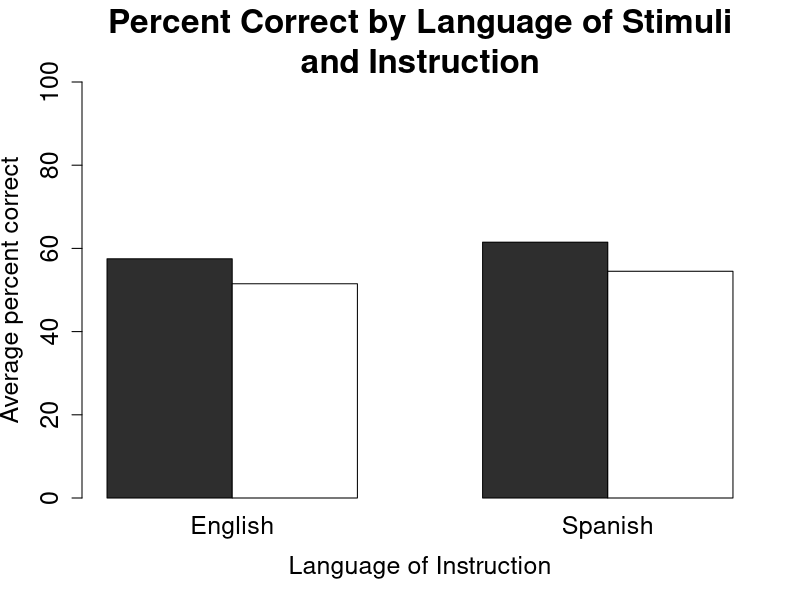

Recreate this plot in R. (Note: this script raises an error after producing the figure.)
setwd("~/Desktop/Experiments/CS E-S Perception 2 - like Free Classification/Results/R/Data")

freeclass_plot = read.table("freeclass_plot.txt", header=T, sep="\t")

		# Grouped barplot for full data set
data <- tapply(freeclass_plot$Correct, list(freeclass_plot$Language, freeclass_plot$Lg_Mode), sum)
labels=c("English", "Spanish")

freeclass_plot_x = c(1.5, 2.5, 4.5, 5.5)
freeclass_plot_y = c(freeclass_plot$Correct)
freeclass_plot_sd = c(freeclass_plot$St_Error)
freeclass_plot_sd_upper = c(freeclass_plot_y+freeclass_plot_sd)
freeclass_plot_sd_lower = c(freeclass_plot_y-freeclass_plot_sd)

x = c(0, 8)
y = c(50, 50)

	pdf("../Figures/fc_full.pdf")

barplot(data ,beside=T,col=c("grey18","white"), main="Percent Correct by Language of Stimuli\nand Instruction", xlab="Language of Instruction",ylab="Average percent correct", ylim=c(0,100), cex.main=2,cex.lab=1.5,cex.axis=1.5, cex.names=1.5)

errbar(freeclass_plot_x, freeclass_plot_y, freeclass_plot_sd_lower, freeclass_plot_sd_upper, add=T, lty=1, lwd=2)

points(y ~ x, type="l", lwd=2)

legend("topright", labels, fill=c("grey18","white"), cex=1.2, box.lwd=0, title="Language of Stimuli")

	dev.off()
